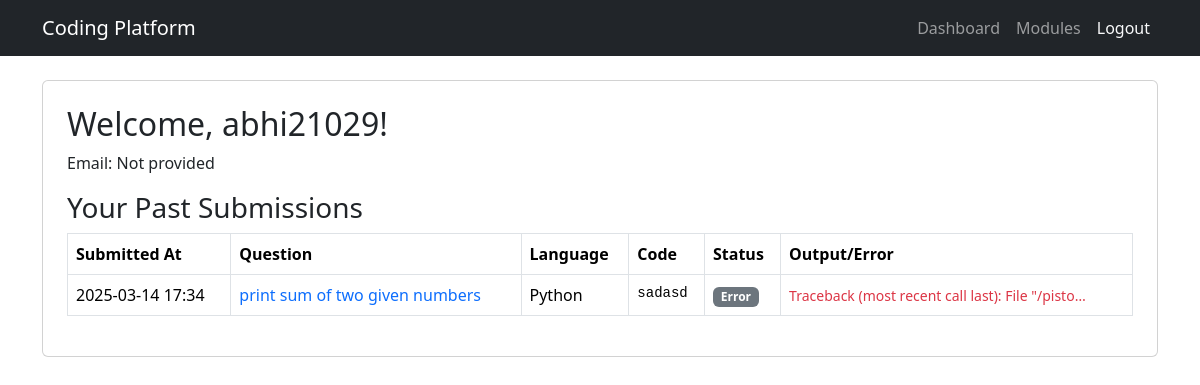
The app's page /dashboard/ (signed in) with its own data.
### codingapp/models.py (models this page shows, shortened)
class Submission(models.Model):
    class Status(models.TextChoices):
        PENDING = "Pending", "Pending"
        ACCEPTED = "Accepted", "Accepted"
        REJECTED = "Rejected", "Rejected"
    question = models.ForeignKey(Question, on_delete=models.CASCADE)
    user = models.ForeignKey(User, on_delete=models.CASCADE)
    code = models.TextField(blank=True)
    language = models.CharField(
        max_length=50,
        choices=LANGUAGE_CHOICES,
        default="python"
    )
    submitted_at = models.DateTimeField(auto_now_add=True)
    status = models.CharField(
        max_length=10,
        choices=Status.choices,
        default=Status.PENDING
    )
    output = models.TextField(blank=True, null=True)
    error = models.TextField(blank=True, null=True)
    class Meta:
        ordering = ['-submitted_at']  # Added for consistency with admin sorting

class Question(models.Model):
    title = models.CharField(max_length=200)
    description = models.TextField()
    module = models.ForeignKey(
        Module,
        on_delete=models.CASCADE,
        related_name="questions",
        null=True,
        blank=True
    )
    test_cases = models.JSONField(
        default=list,
        validators=[validate_test_cases],
        help_text="Managed via admin formset; do not edit manually."
    )
    class Meta:
        unique_together = ['module', 'title']

### codingapp/views.py (the view)
# urls.py: path('dashboard/', views.user_dashboard, name='dashboard'),
@login_required
def user_dashboard(request):
    user_submissions = Submission.objects.filter(user=request.user).order_by('-submitted_at')
    return render(request, 'codingapp/dashboard.html', {'user_submissions': user_submissions})

### codingapp/templates/codingapp/dashboard.html (shortened to what this page needs)
{% extends "codingapp/base.html" %}
{% block content %}
    <div class="card p-4">
        <h2>Welcome, {{ user.username }}!</h2>
        <p>Email: {{ user.email|default:"Not provided" }}</p>
        <h3>Your Past Submissions</h3>
        {% if user_submissions %}
            <div class="table-responsive">
                <table class="table table-bordered">
                    <thead class="thead-dark">
                        <tr>
                            <th>Submitted At</th>
                            <th>Question</th>
                            <th>Language</th>
                            <th>Code</th>
                            <th>Status</th>
                            <th>Output/Error</th>
                        </tr>
                    </thead>
                    <tbody>
                        {% for submission in user_submissions %}
                        <tr>
                            <td>{{ submission.submitted_at|date:"Y-m-d H:i" }}</td>
                            <td>
                                <a href="{% url 'question_detail' submission.question.pk %}" class="text-decoration-none">
                                    {{ submission.question.title }}
                                </a>
                            </td>
                            <td>{{ submission.language|capfirst }}</td>
                            <td><pre class="mb-0 text-wrap" style="max-width: 300px;">{{ submission.code|truncatechars:100 }}</pre></td>
                            <td>
                                {% if submission.status == "Accepted" %}
                                    <span class="badge bg-success">Accepted</span>
                                {% elif submission.status == "Rejected" %}
                                    <span class="badge bg-danger">Rejected</span>
                                {% else %}
                                    <span class="badge bg-secondary">{{ submission.status }}</span>
                                {% endif %}
                            </td>
                            <td>
                                {% if submission.output %}
                                    <small class="text-muted">{{ submission.output|truncatechars:50 }}</small>
                                {% elif submission.error %}
                                    <small class="text-danger">{{ submission.error|truncatechars:50 }}</small>
                                {% else %}
                                    <small class="text-muted">N/A</small>
                                {% endif %}
                            </td>
                        </tr>
                        {% endfor %}
                    </tbody>
                </table>
            </div>
        {% else %}
            <p class="text-muted">You haven't made any submissions yet. Start by exploring <a href="{% url 'question_list' %}">available questions</a>.</p>
        {% endif %}
    </div>
{% endblock %}

### records on screen
Submission: submitted_at "2025-03-14 17:34", question "print sum of two given numbers", language "Python", code "sadasd", status "Error", error "Traceback (most recent call last): File \"/pisto…"

### other values on screen
{{ user.username }} "abhi21029"
{{ user.email|default:"Not provided" }} "Not provided"
